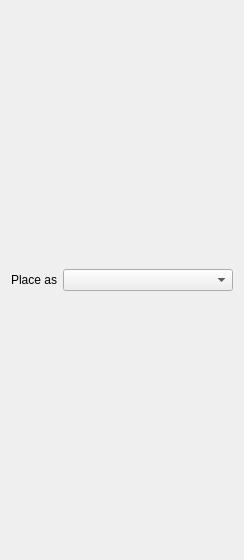
<?xml version="1.0" encoding="UTF-8"?>
<ui version="4.0">
 <class>UnitPalette</class>
 <widget class="QDialog" name="UnitPalette">
  <property name="geometry">
   <rect>
    <x>0</x>
    <y>0</y>
    <width>244</width>
    <height>560</height>
   </rect>
  </property>
  <property name="windowTitle">
   <string>Unit Palette</string>
  </property>
  <layout class="QVBoxLayout" name="verticalLayout">
   <item>
    <layout class="QHBoxLayout" name="horizontalLayout_2">
     <item>
      <widget class="QLabel" name="label">
       <property name="text">
        <string>Place as</string>
       </property>
      </widget>
     </item>
     <item>
      <widget class="QComboBox" name="player">
       <property name="sizePolicy">
        <sizepolicy hsizetype="Expanding" vsizetype="Fixed">
         <horstretch>0</horstretch>
         <verstretch>0</verstretch>
        </sizepolicy>
       </property>
      </widget>
     </item>
    </layout>
   </item>
  </layout>
 </widget>
 <layoutdefault spacing="6" margin="11"/>
 <resources/>
 <connections/>
</ui>
